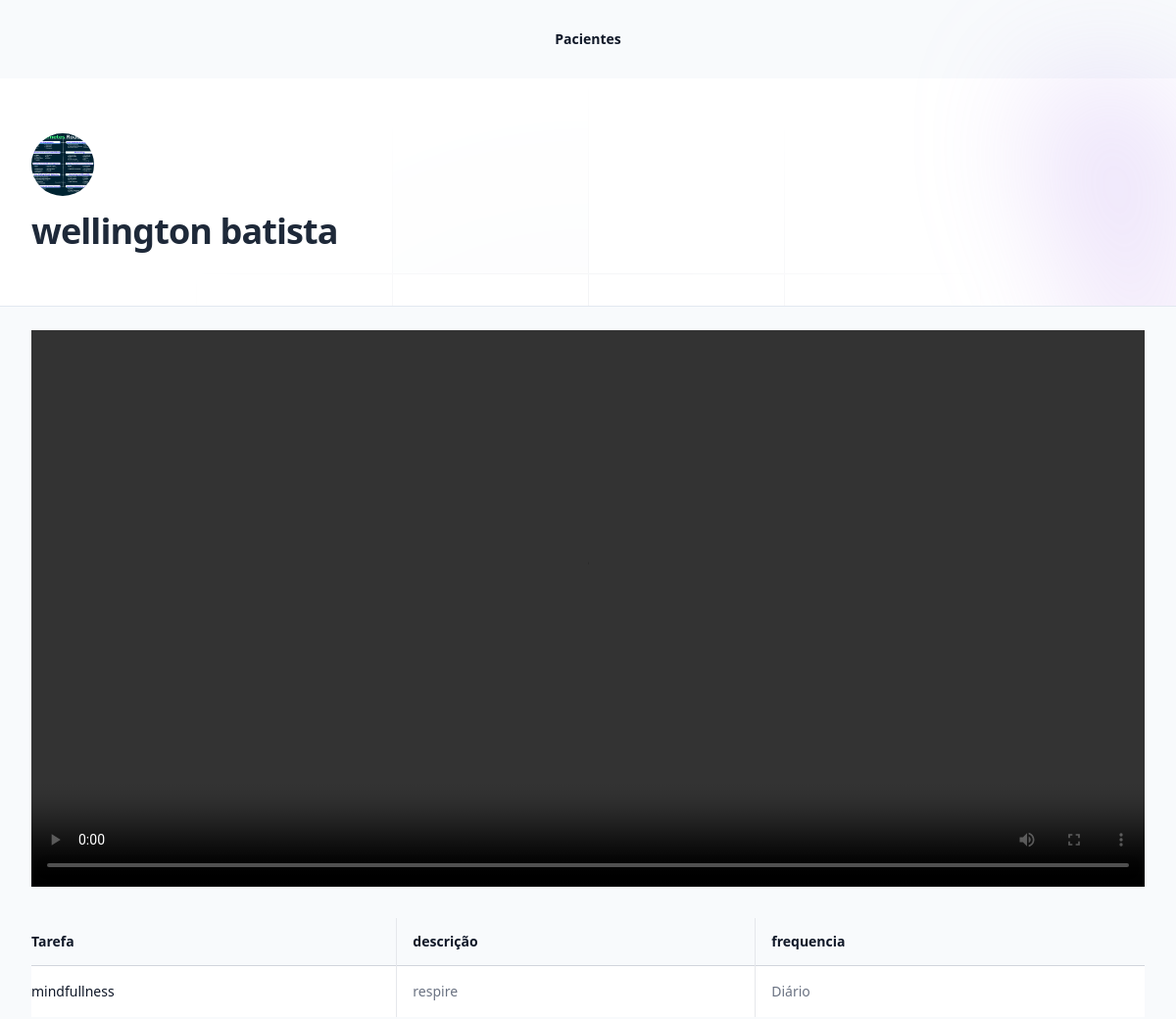
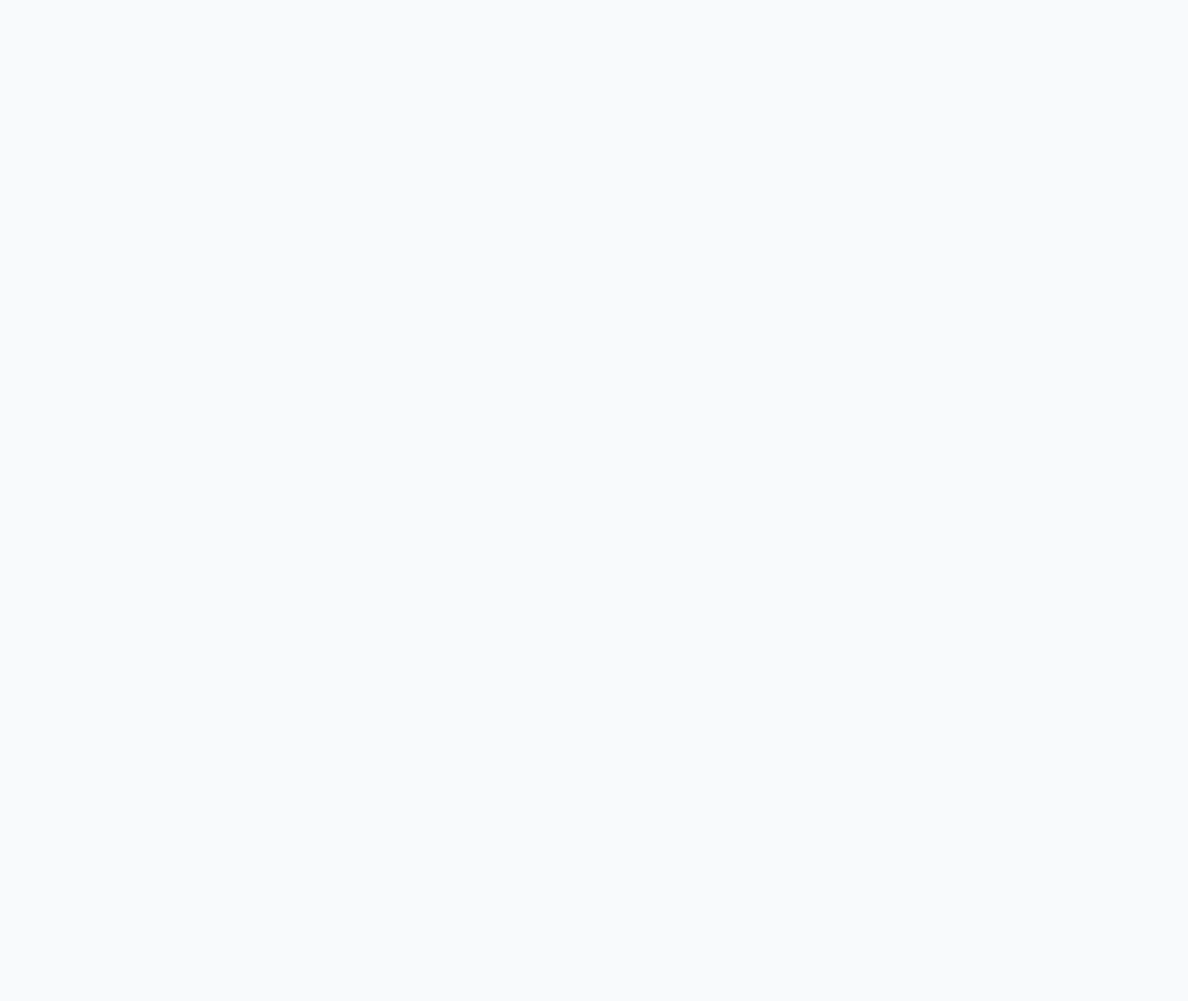
/pacientes/consulta_publica/3, run on the app's committed database (2 pictures, top to bottom).
### pacientes/models.py (models this page shows, shortened)
class Consultas(models.Model):
    humor = models.PositiveIntegerField()
    registro_geral = models.TextField()
    video = models.FileField(upload_to="video")
    tarefas = models.ManyToManyField(Tarefas)
    paciente = models.ForeignKey(Pacientes, on_delete=models.CASCADE)
    data = models.DateTimeField(auto_now_add=True)

class Pacientes(models.Model):
    queixa_choices = (
        ('TDAH', 'TDAH'),
        ('D', 'Depressão'),
        ('A', 'Ansiedade'),
        ('TAG', 'Transtorno de ansiedade generalizada')
    )
    nome = models.CharField(max_length=255)
    email = models.EmailField(null=True, blank=True)
    telefone = models.CharField(max_length=255, null=True, blank=True)
    queixa = models.CharField(max_length=4, choices=queixa_choices, default='TDAH')
    foto = models.ImageField(upload_to='fotos')
    pagamento_em_dia = models.BooleanField(default=True)

class Tarefas(models.Model):
    frequencia_choices = (
        ('D', 'Diário'),
        ('1S', '1 vez por semana'),
        ('2S', '2 vezes por semana'),
        ('3S', '3 vezes por semana'),
        ('N', 'Ao necessitar')
    )
    tarefa = models.CharField(max_length=255)
    instrucoes = models.TextField()
    frequencia = models.CharField(max_length=2, choices=frequencia_choices, default='D')

### pacientes/views.py (the view)
# urls.py: path('consulta_publica/<int:id>', views.consulta_publica, name="consulta_publica"),
def consulta_publica(request, id):
    consulta = Consultas.objects.get(id=id)
    if not consulta.paciente.pagamento_em_dia:
        raise Http404()
    '''view = Visualizacoes(
    consulta=consulta,
    ip=request.META['REMOTE_ADDR']
    )
    view.save()'''
    return render(request, 'consulta_publica.html', {'consulta': consulta})

### pacientes/templates/consulta_publica.html (shortened to what this page needs)
{% extends "base.html" %}
{% block 'body' %}
<div class="relative isolate">
    <div class="pointer-events-none absolute left-1/2 right-0 top-0 -z-10 -ml-24 transform-gpu overflow-hidden blur-3xl lg:ml-24 xl:ml-48" aria-hidden="true">
    </div>
    <div class="py-14 sm:py-14">
        <div class="mx-auto max-w-7xl px-6 lg:px-8">
          <div class="mx-auto max-w-2xl lg:mx-0">
            <img class="size-16 rounded-full" src="{{consulta.paciente.foto.url}}" alt="">
            <p class="mt-4 text-pretty text-4xl font-semibold tracking-tight text-gray-800 sm:text-4xl">{{consulta.paciente.nome}}</p>
          </div>
        </div>
    </div>
    <div class="bg-slate-50 h-screen border-t-1 border-slate-200 ">
        <div class="max-w-7xl mx-auto px-6 lg:px-8 mt-6">
            <video class="w-full" controls>
                <source src="{{consulta.video.url}}" type="video/mp4">
            </video>
            <div class="mt-8">
                <div class="mt-8 flow-root">
                  <div class="-mx-4 -my-2 overflow-x-auto sm:-mx-6 lg:-mx-8">
                    <div class="inline-block min-w-full py-2 align-middle sm:px-6 lg:px-8">
                      <table class="min-w-full divide-y divide-gray-300">
                        <thead>
                          <tr class="divide-x divide-gray-200">
                            <th scope="col" class="py-3.5 pl-4 pr-4 text-left text-sm font-semibold text-gray-900 sm:pl-0">Tarefa</th>
                            <th scope="col" class="px-4 py-3.5 text-left text-sm font-semibold text-gray-900">descrição</th>
                            <th scope="col" class="px-4 py-3.5 text-left text-sm font-semibold text-gray-900">frequencia</th>
                          </tr>
                        </thead>
                        <tbody class="divide-y divide-gray-200 bg-white">
                            {% for tarefa in consulta.tarefas.all  %}
                                <tr class="divide-x divide-gray-200">
                                    <td class="whitespace-nowrap py-4 pl-4 pr-4 text-sm font-medium text-gray-900 sm:pl-0">{{tarefa.tarefa}}</td>
                                    <td class="whitespace-nowrap p-4 text-sm text-gray-500">{{tarefa.instrucoes}}</td>
                                    <td class="whitespace-nowrap p-4 text-sm text-gray-500">{{tarefa.get_frequencia_display}}</td>
                                </tr>
                            {% endfor %}
                        </tbody>
                      </table>
                    </div>
                  </div>
                </div>
              </div>
        </div>
    </div>
</div>
{% endblock 'body' %}

### data on the page
Consultas: paciente.foto (picture), paciente.nome "wellington batista"
Tarefas: tarefa "mindfullness", instrucoes "respire", frequencia "Diário"
